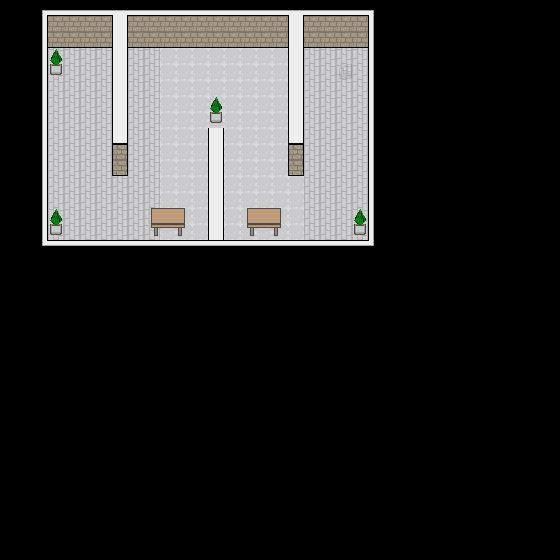

Tiled map render using the project's own tile images. Description and the map definition, with tile-layer contents summarised, below:
An orthogonal 35x35 tile map with 16x16 px tiles, 3 tile layers (floor, props, stairs).

<map version="1.5" tiledversion="1.6.0" orientation="orthogonal" renderorder="right-down" width="35" height="35" tilewidth="16" tileheight="16" infinite="0" nextlayerid="7" nextobjectid="1">
 <editorsettings>
  <export target="LTwo.json" format="json" />
 </editorsettings>
 <tileset firstgid="1" name="wallsfloor2" tilewidth="16" tileheight="16" tilecount="30" columns="5">
  <image source="wallsfloor2.png" trans="003039" width="80" height="96" />
  <tile id="0">
   <properties>
    <property name="collides" type="bool" value="true" />
   </properties>
  </tile>
  <tile id="1">
   <properties>
    <property name="collides" type="bool" value="false" />
   </properties>
  </tile>
  <tile id="2">
   <properties>
    <property name="collides" type="bool" value="true" />
   </properties>
  </tile>
  <tile id="3">
   <properties>
    <property name="collides" type="bool" value="true" />
   </properties>
  </tile>
  <tile id="4">
   <properties>
    <property name="collides" type="bool" value="true" />
   </properties>
  </tile>
  <tile id="5">
   <properties>
    <property name="collides" type="bool" value="true" />
   </properties>
  </tile>
  <tile id="6">
   <properties>
    <property name="collides" type="bool" value="true" />
   </properties>
  </tile>
  <tile id="7">
   <properties>
    <property name="collides" type="bool" value="true" />
   </properties>
  </tile>
  <tile id="8">
   <properties>
    <property name="collides" type="bool" value="true" />
   </properties>
  </tile>
  <tile id="9">
   <properties>
    <property name="collides" type="bool" value="true" />
   </properties>
  </tile>
  <tile id="10">
   <properties>
    <property name="collides" type="bool" value="true" />
   </properties>
  </tile>
  <tile id="11">
   <properties>
    <property name="collides" type="bool" value="true" />
   </properties>
  </tile>
  <tile id="12">
   <properties>
    <property name="collides" type="bool" value="true" />
   </properties>
  </tile>
  <tile id="13">
   <properties>
    <property name="collides" type="bool" value="true" />
   </properties>
  </tile>
  <tile id="14">
   <properties>
    <property name="collides" type="bool" value="true" />
   </properties>
  </tile>
  <tile id="15">
   <properties>
    <property name="collides" type="bool" value="true" />
   </properties>
  </tile>
  <tile id="16">
   <properties>
    <property name="collides" type="bool" value="true" />
   </properties>
  </tile>
  <tile id="17">
   <properties>
    <property name="collides" type="bool" value="false" />
   </properties>
  </tile>
  <tile id="18">
   <properties>
    <property name="collides" type="bool" value="true" />
   </properties>
  </tile>
  <tile id="19">
   <properties>
    <property name="collides" type="bool" value="true" />
   </properties>
  </tile>
  <tile id="20">
   <properties>
    <property name="collides" type="bool" value="true" />
   </properties>
  </tile>
  <tile id="21">
   <properties>
    <property name="collides" type="bool" value="true" />
   </properties>
  </tile>
  <tile id="22">
   <properties>
    <property name="collides" type="bool" value="true" />
   </properties>
  </tile>
  <tile id="23">
   <properties>
    <property name="collides" type="bool" value="true" />
   </properties>
  </tile>
  <tile id="24">
   <properties>
    <property name="collides" type="bool" value="true" />
   </properties>
  </tile>
  <tile id="25">
   <properties>
    <property name="collides" type="bool" value="true" />
   </properties>
  </tile>
  <tile id="26">
   <properties>
    <property name="active" type="bool" value="true" />
    <property name="collides" type="bool" value="true" />
   </properties>
  </tile>
  <tile id="27">
   <properties>
    <property name="collides" type="bool" value="false" />
   </properties>
  </tile>
  <tile id="28">
   <properties>
    <property name="collides" type="bool" value="false" />
   </properties>
  </tile>
  <tile id="29">
   <properties>
    <property name="collides" type="bool" value="false" />
   </properties>
  </tile>
 </tileset>
 <layer id="1" name="floor" width="35" height="35">
  <data>[1225 cells, 352 non-empty, 17 distinct tile ids]</data>
 </layer>
 <layer id="5" name="props" width="35" height="35">
  <data>[1225 cells, 20 non-empty, 8 distinct tile ids]</data>
 </layer>
 <layer id="6" name="stairs" width="35" height="35" opacity="0.11">
  <data>[1225 cells, 1 non-empty, 1 distinct tile ids]</data>
 </layer>
</map>
